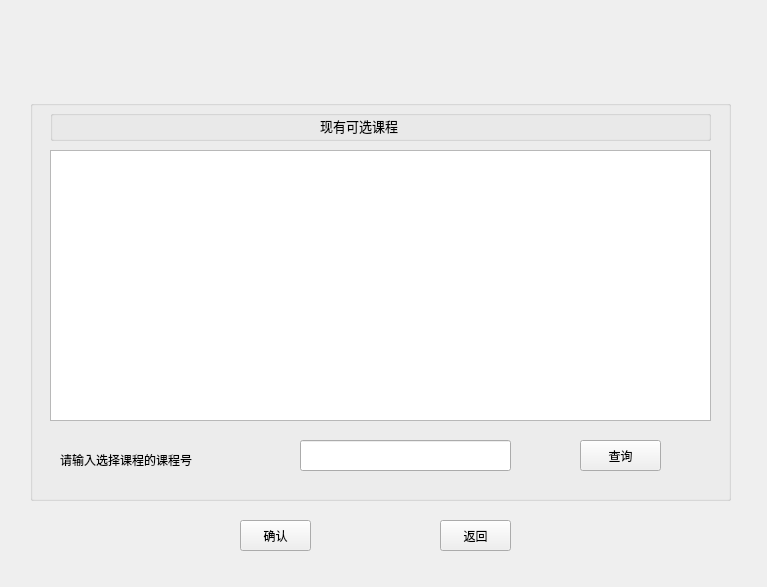
<?xml version="1.0" encoding="UTF-8"?>
<ui version="4.0">
 <class>ChooseCourse</class>
 <widget class="QWidget" name="ChooseCourse">
  <property name="geometry">
   <rect>
    <x>0</x>
    <y>0</y>
    <width>767</width>
    <height>587</height>
   </rect>
  </property>
  <property name="minimumSize">
   <size>
    <width>765</width>
    <height>586</height>
   </size>
  </property>
  <property name="maximumSize">
   <size>
    <width>767</width>
    <height>587</height>
   </size>
  </property>
  <property name="windowTitle">
   <string>学生选课信息管理系统</string>
  </property>
  <widget class="QGroupBox" name="groupBox">
   <property name="geometry">
    <rect>
     <x>30</x>
     <y>100</y>
     <width>701</width>
     <height>401</height>
    </rect>
   </property>
   <property name="title">
    <string/>
   </property>
   <widget class="QLabel" name="label">
    <property name="geometry">
     <rect>
      <x>30</x>
      <y>350</y>
      <width>211</width>
      <height>20</height>
     </rect>
    </property>
    <property name="text">
     <string>请输入选择课程的课程号</string>
    </property>
   </widget>
   <widget class="QLineEdit" name="courseId">
    <property name="geometry">
     <rect>
      <x>270</x>
      <y>340</y>
      <width>211</width>
      <height>31</height>
     </rect>
    </property>
   </widget>
   <widget class="QGroupBox" name="groupBox_2">
    <property name="geometry">
     <rect>
      <x>20</x>
      <y>10</y>
      <width>661</width>
      <height>31</height>
     </rect>
    </property>
    <property name="title">
     <string/>
    </property>
    <widget class="QLabel" name="label_3">
     <property name="geometry">
      <rect>
       <x>270</x>
       <y>0</y>
       <width>131</width>
       <height>31</height>
      </rect>
     </property>
     <property name="font">
      <font>
       <family>02UtsukushiMincho</family>
       <pointsize>10</pointsize>
      </font>
     </property>
     <property name="text">
      <string>现有可选课程</string>
     </property>
    </widget>
   </widget>
   <widget class="QTableView" name="tableView">
    <property name="geometry">
     <rect>
      <x>20</x>
      <y>50</y>
      <width>661</width>
      <height>271</height>
     </rect>
    </property>
   </widget>
   <widget class="QPushButton" name="btnSelect">
    <property name="geometry">
     <rect>
      <x>550</x>
      <y>340</y>
      <width>81</width>
      <height>31</height>
     </rect>
    </property>
    <property name="text">
     <string>查询</string>
    </property>
   </widget>
  </widget>
  <widget class="QPushButton" name="noButton">
   <property name="geometry">
    <rect>
     <x>440</x>
     <y>520</y>
     <width>71</width>
     <height>31</height>
    </rect>
   </property>
   <property name="text">
    <string>返回</string>
   </property>
  </widget>
  <widget class="QPushButton" name="yesButton">
   <property name="geometry">
    <rect>
     <x>240</x>
     <y>520</y>
     <width>71</width>
     <height>31</height>
    </rect>
   </property>
   <property name="text">
    <string>确认</string>
   </property>
  </widget>
  <widget class="QLabel" name="label_2">
   <property name="geometry">
    <rect>
     <x>-20</x>
     <y>-40</y>
     <width>1071</width>
     <height>841</height>
    </rect>
   </property>
   <property name="text">
    <string>&lt;html&gt;&lt;head/&gt;&lt;body&gt;&lt;p&gt;&lt;img src=&quot;:/image/R-C.jpg&quot;/&gt;&lt;/p&gt;&lt;/body&gt;&lt;/html&gt;</string>
   </property>
  </widget>
  <zorder>label_2</zorder>
  <zorder>groupBox</zorder>
  <zorder>noButton</zorder>
  <zorder>yesButton</zorder>
 </widget>
 <resources/>
 <connections/>
</ui>
